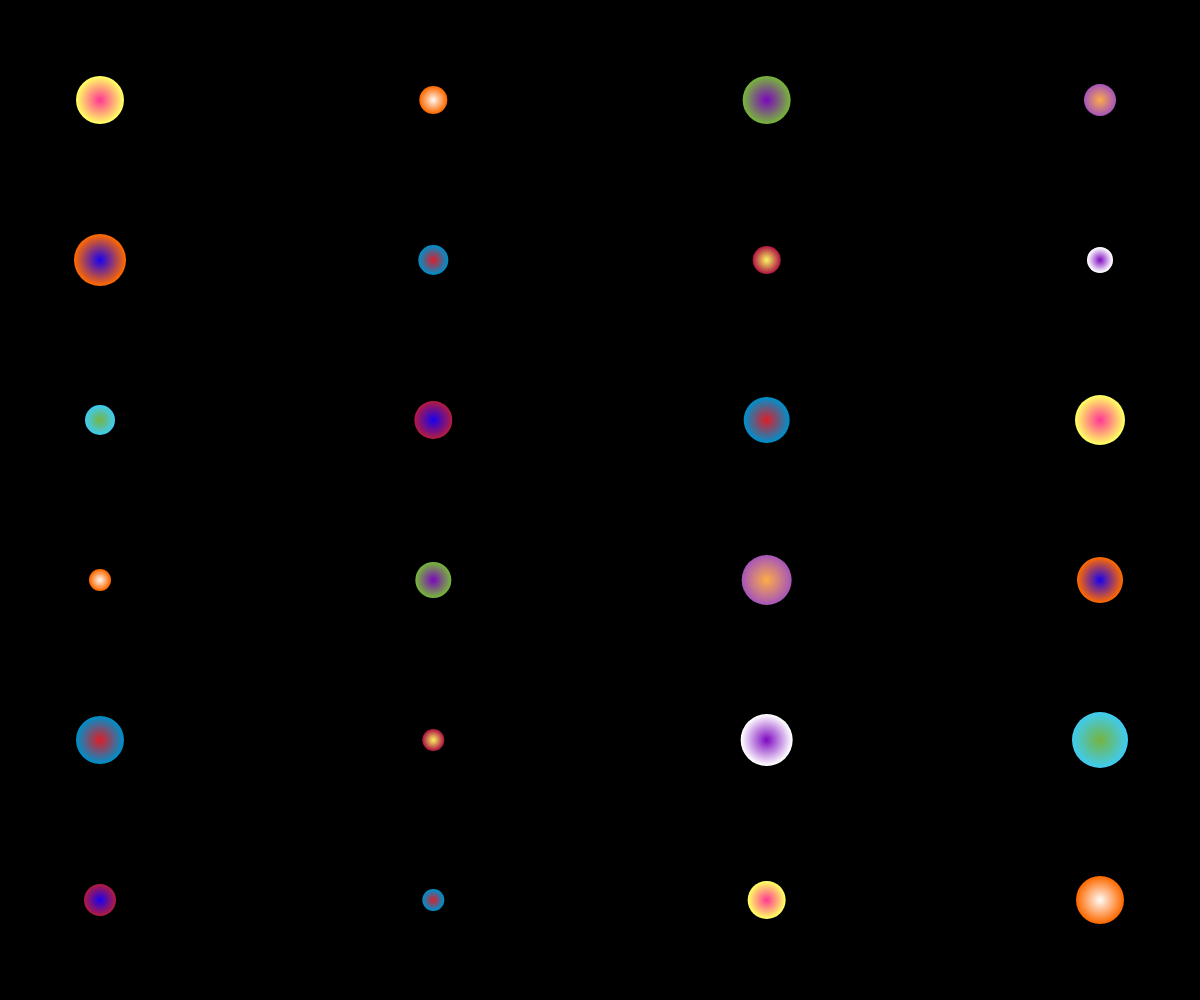
Frame 1 (no input)
Frame 60 (no input): identical to frame 1, image omitted
Frame 120 (the mouse pressed at the canvas centre since frame 60): identical to frame 1, image omitted

The p5.js sketch that drew this single still picture (run headless with seeded random() and noise() and a simulated clock; from frame 60 on, the mouse is pressed at the canvas centre):

// p5.js sketch
// ── sketch.js
// https://editor.p5js.org/jht9629-nyu/sketches/_2w0NVWwa
// echo echo taoyan! copy
let color_center;
let color_outer;
let nrow = 6;
let ncol = 4;
let margin = 100;
let yuan_size = [];
let color_pairs = [];
let color_random_pairs = [];

function setup() {
  createCanvas(windowWidth, windowHeight);
  noStroke();
  background(0);

  setup_palette();
  
  for (let x = 0; x < nrow * ncol; x++) {
    let random_size = floor(random(10, 30));
    append(yuan_size, random_size);
    // let random_color = random(color_pairs); 
    let random_color = color_pairs[x % color_pairs.length]
    append(color_random_pairs, random_color);
  }
  console.log('color_random_pairs',color_random_pairs);
}

function draw() {
  background(0);
  let yuan_x, yuan_y, yuan_r, color_c, color_o;
  let yuan_dist_height = (height - 2 * margin) / (nrow - 1);
  let yuan_dist_width = (width - 2 * margin) / (ncol - 1);
  let index, color_index;
  for (let i = 0; i < nrow; i++) {
    for (let j = 0; j < ncol; j++) {
      index = i * ncol + j;
      yuan_r = yuan_size[index];
      yuan_x = margin + j * yuan_dist_width;
      yuan_y = margin + i * yuan_dist_height;
      color_c = color_random_pairs[index][0];
      color_o = color_random_pairs[index][1];

      yuan(yuan_x, yuan_y, yuan_r, color_c, color_o);
    }
  }
}


function yuan(x, y, yuan_radius, color_center, color_outer) {
  for (let r = yuan_radius; r > 0; r = r - 1) {
    //draw circle from outer to center
    let amount = map(r, 0, yuan_radius, 1, 0); // blend effect
    //map(r, 0, yuan_radius, 1, 0)(invert) || map(r, 0, yuan_radius, 0, 1)
    let c = lerpColor(color_center, color_outer, amount);

    fill(c);
    ellipse(x, y, r * 2, r * 2); // r * 2 converts radius to diameter
  }
}

// ── palette.js
function setup_palette() {
    color_center = [
    color(255, 255, 100), // 0 yellow
    color(253, 106, 1), // 1  orange
    color(1, 143, 201), // 2 greenish blue
    color(167, 87, 182), // 3 purple
    color(64, 204, 239), // 4 light blue
    color(120, 179, 61), // 5  green
    color(176, 28, 67), // 6  red
    color(255), // 7 white
  ];

  color_outer = [
    color(20, 1, 244), // 0 deep blue
    color(255, 175, 70), // 1 light orange
    color(227, 27, 37), // 2 red
    color(123, 4, 192), // 3 purple
    color(255), // 4 white
    color(255, 50, 150), // 5 bright pink
    color(255, 255, 100), // 6 yellow
    color(120, 179, 61), // 7  green
  ];

  color_pairs = [
    [color_center[0], color_outer[5]],
    [color_center[1], color_outer[4]],
    [color_center[5], color_outer[3]],
    [color_center[3], color_outer[1]],
    [color_center[1], color_outer[0]],
    [color_center[2], color_outer[2]],
    [color_center[6], color_outer[6]],
    [color_center[7], color_outer[3]],
    [color_center[4], color_outer[7]],
    [color_center[6], color_outer[0]],
    [color_center[2], color_outer[2]],
  ];

}
